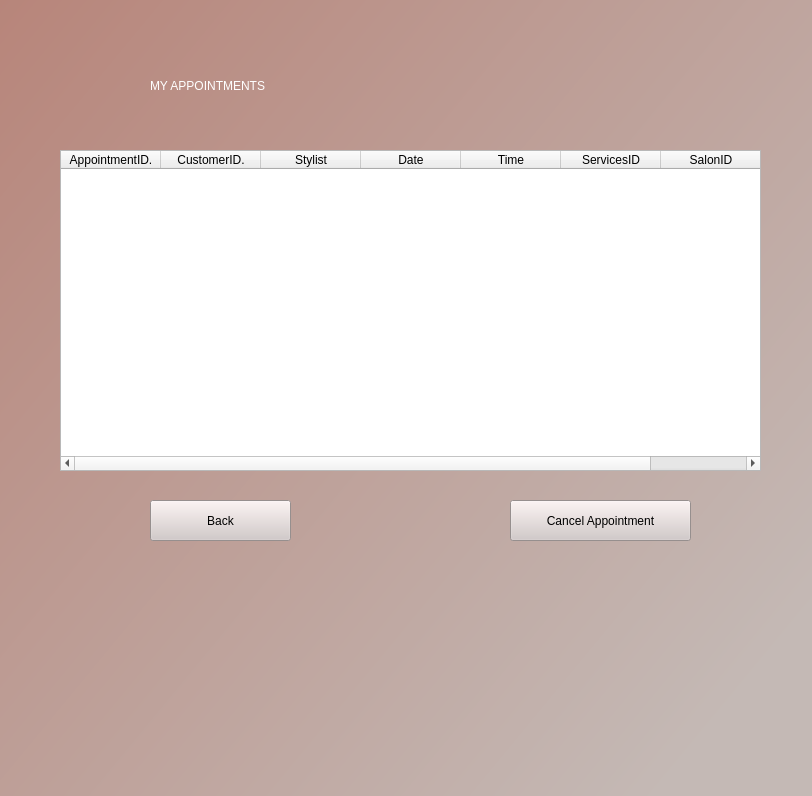
<?xml version="1.0" encoding="UTF-8"?>
<ui version="4.0">
 <class>Form</class>
 <widget class="QWidget" name="Form">
  <property name="geometry">
   <rect>
    <x>0</x>
    <y>0</y>
    <width>812</width>
    <height>796</height>
   </rect>
  </property>
  <property name="windowTitle">
   <string>Form</string>
  </property>
  <widget class="QLabel" name="label">
   <property name="geometry">
    <rect>
     <x>-10</x>
     <y>-20</y>
     <width>831</width>
     <height>831</height>
    </rect>
   </property>
   <property name="styleSheet">
    <string notr="true">background-color: qlineargradient(spread:pad, x1:0, y1:0, x2:0.96, y2:0.789773, stop:0 rgba(183, 132, 121, 255), stop:1 rgba(196, 185, 181, 255));</string>
   </property>
   <property name="text">
    <string/>
   </property>
  </widget>
  <widget class="QLabel" name="label_2">
   <property name="geometry">
    <rect>
     <x>150</x>
     <y>40</y>
     <width>581</width>
     <height>91</height>
    </rect>
   </property>
   <property name="styleSheet">
    <string notr="true">font: 63 48pt &quot;Bahnschrift SemiBold Condensed&quot;;color:rgb(255, 255, 255)</string>
   </property>
   <property name="text">
    <string>MY APPOINTMENTS</string>
   </property>
  </widget>
  <widget class="QTableWidget" name="appointment">
   <property name="geometry">
    <rect>
     <x>60</x>
     <y>150</y>
     <width>701</width>
     <height>321</height>
    </rect>
   </property>
   <column>
    <property name="text">
     <string>AppointmentID.</string>
    </property>
   </column>
   <column>
    <property name="text">
     <string>CustomerID.</string>
    </property>
   </column>
   <column>
    <property name="text">
     <string>Stylist</string>
    </property>
   </column>
   <column>
    <property name="text">
     <string>Date</string>
    </property>
   </column>
   <column>
    <property name="text">
     <string>Time</string>
    </property>
   </column>
   <column>
    <property name="text">
     <string>ServicesID</string>
    </property>
   </column>
   <column>
    <property name="text">
     <string>SalonID</string>
    </property>
   </column>
  </widget>
  <widget class="QPushButton" name="cancel">
   <property name="geometry">
    <rect>
     <x>510</x>
     <y>500</y>
     <width>181</width>
     <height>41</height>
    </rect>
   </property>
   <property name="styleSheet">
    <string notr="true">background-color: rgb(210, 200, 199);
font: 25 11pt &quot;Segoe UI Light&quot;;</string>
   </property>
   <property name="text">
    <string>Cancel Appointment</string>
   </property>
  </widget>
  <widget class="QPushButton" name="backButton">
   <property name="geometry">
    <rect>
     <x>150</x>
     <y>500</y>
     <width>141</width>
     <height>41</height>
    </rect>
   </property>
   <property name="styleSheet">
    <string notr="true">background-color: rgb(210, 200, 199);
font: 25 18pt &quot;Segoe UI Light&quot;;</string>
   </property>
   <property name="text">
    <string>Back</string>
   </property>
  </widget>
 </widget>
 <resources/>
 <connections/>
</ui>
